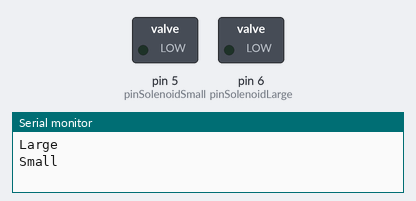
Bench run of a sketch on a simulated Arduino Uno, built with avr-gcc and run on an emulated ATmega328P. Shown: switched loads named in the sketch (green lamp = pin HIGH), the last lines printed to the serial monitor. Random numbers use the default seed unless the sketch sets one.

Above: at 0.2 s.
At 6.74 s:
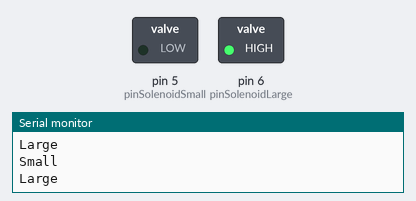
At 27.74 s:
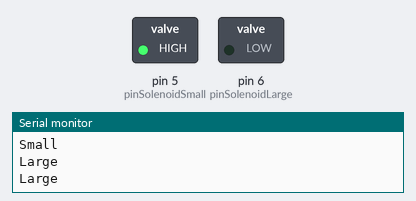
Timing chart, 0 to 29.3 s (numbered marks = the images above):
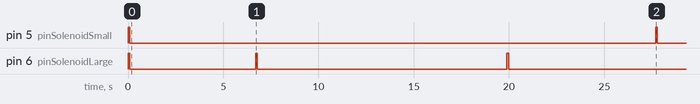

Measured:
- by itself, pin 5 (pinSolenoidSmall): alternates HIGH for 0.10 s and LOW for 27.6 s
- by itself, pin 6 (pinSolenoidLarge): goes HIGH 0.10 s, LOW 6.6 s, HIGH 0.10 s, LOW 13.1 s, HIGH 0.10 s, then LOW

The sketch:

11b_Automated_Nepalese_standing_bells.ino
```cpp
// Tutorial 11b. Automated Nepalese standing bells

// Main parts: Adafruit Metro Mini, TDS-10A solenoids, 9V battery,
// Infineon Technologies IRFZ44N MOSFETs, Nepalese standing bells,
// ON Semiconductor 1N5819 Schottky diodes

// Variables that remain constant
const byte pinSolenoidSmall = 5; // Digital output pin to solenoid
const byte pinSolenoidLarge = 6;

// Variables that can change
unsigned int bellSmallInterval = 0; // Time to pass until next strike
unsigned int bellLargeInterval = 0;
unsigned long timeNowBellSmall = 0; // Timestamp that updates each loop() iteration
unsigned long timeNowBellLarge = 0;

void setup()
{
  // Initialise the solenoids' transistor gate pins
  pinMode(pinSolenoidSmall, OUTPUT);
  pinMode(pinSolenoidLarge, OUTPUT);

  // Generate a new random number sequence with every start
  randomSeed(analogRead(4));

  Serial.begin(9600);
}

void loop()
{
  // A call to these functions will cause random bell strokes.
  // Because of millis() timing of everything, many more bells
  // could be added, as no delay() interferes with the timing
  strikeBellSmall();
  strikeBellLarge();
}

void strikeBellSmall()
{
  // A call to this function will cause the bell's solenoid to
  // strike when it is time to do so. The interval between strokes
  // is generated randomly after each stroke. To begin with, we
  // set the bell's solenoid striker to a "ready to strike"
  // (if it is time) state. A static variable only "lives" inside
  // the function in which it is declared. Its value will also
  // "survive" each new function call (unlike a local variable)
  // and the bell "remembers" its last state
  static byte state = 0;

  switch ( state )
  {
    // If ready to strike
    case 0 :

      // Check if it is time to do so
      if (millis() - timeNowBellSmall >= bellSmallInterval) // Check if it is time to strike
      {
        // And energise the bell's solenoid
        digitalWrite(pinSolenoidSmall, HIGH);

        // Record the current time
        timeNowBellSmall = millis();

        // Then set the state to "started to strike"
        state = 1;
      }

      // Then jump back to loop()
      break;

    // If started to strike
    case 1 :

      // Check if the stroke (= 100 milliseconds) is complete
      if (millis() - timeNowBellSmall >= 100)
      {
        // And de-energise the bell's solenoid
        digitalWrite(pinSolenoidSmall, LOW);
        Serial.println("Small");

        // Record the current time
        timeNowBellSmall = millis();

        // Then set the state to "ready to strike"
        state = 0;

        // Finally, generate a new random strike interval
        bellSmallInterval = random(7654, 34567);
      }
  }
}

void strikeBellLarge()
{
  static byte state = 0;

  switch ( state )
  {
    case 0 :
      if (millis() - timeNowBellLarge >= bellLargeInterval)
      {
        digitalWrite(pinSolenoidLarge, HIGH);
        Serial.println("Large");
        timeNowBellLarge = millis();
        state = 1;
      }
      break;

    case 1 :
      if (millis() - timeNowBellLarge >= 100)
      {
        digitalWrite(pinSolenoidLarge, LOW);
        timeNowBellLarge = millis();
        state = 0;
        bellLargeInterval = random(3456, 23456);
      }
  }
}

/* These functions are shorter, but require code-blocking delay()
  void strikeBellSmall()
  {
  if (millis() - timeNowBellSmall >= bellSmallInterval)
  {
    timeNowBellSmall = millis();
    digitalWrite(solenoidSmall, HIGH);
    delay(110);
    digitalWrite(solenoidSmall, LOW);
    bellSmallInterval = random(17000, 31000);
  }
  }

  void strikeBellLarge()
  {
  if (millis() - timeNowBellLarge >= bellLargeInterval)
  {
    timeNowBellLarge = millis();
    digitalWrite(solenoidLarge, HIGH);
    delay(110);
    digitalWrite(solenoidLarge, LOW);
    bellLargeInterval = random(18000, 44000);
  }
  }
*/
```
